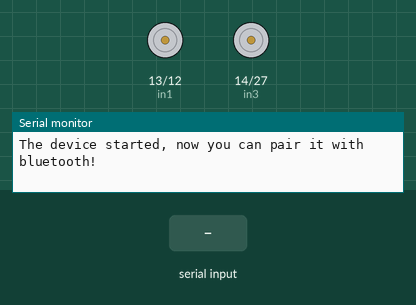
Recording of a sketch running on a simulated ESP32. Shown: motor-driver pin pairs drawn as motors (green arrow = first pin HIGH = forward, orange = second pin HIGH = backward, longer = more drive, scaled by the enable pin), the last lines printed to the serial monitor. Inputs (shaded band) come from the test bench. Nothing arrives over Bluetooth unless stated.

Above: at 1.2 s.
1.3 s: "a" received over the second serial link
At 2.3 s:
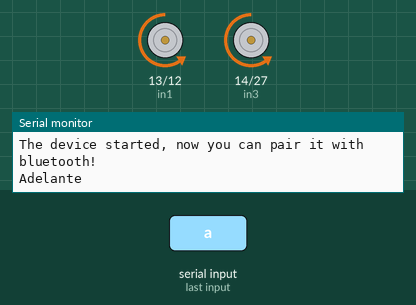
2.8 s: "b" received over the second serial link
At 3.2 s:
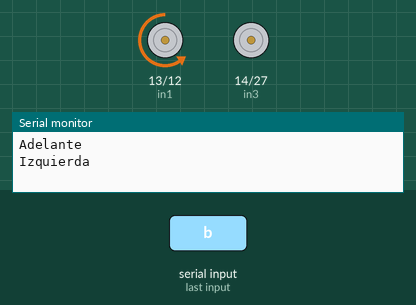
4.3 s: "c" received over the second serial link
At 5.4 s:
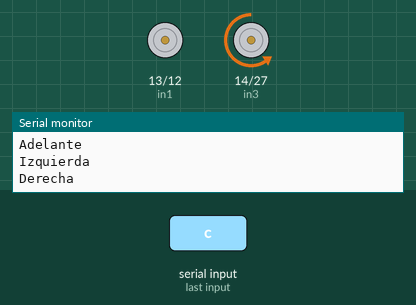
5.8 s: "d" received over the second serial link
At 6.5 s:
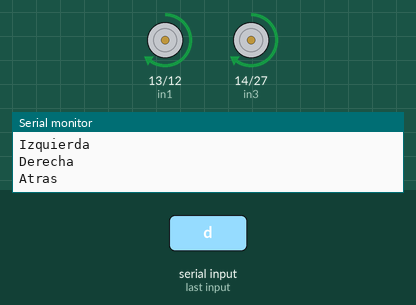
Timing chart, 0 to 8.3 s (numbered marks = the images above; inputs shaded):
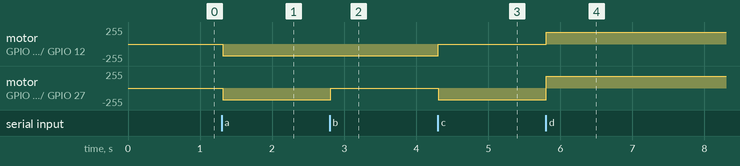

The sketch:

CodeRemoteControl.ino
```cpp
/*
 *NOMBRE DEL CODIGO: Control robot limpiador PIF
 *Diseñadoras: Isabela Ceballos Franco 1001539096
 *             Daniela Jurado Blandón 1001469387
 *Fecha de inicio: 21/05/2021
 *Fecha de finalizacion:
 *Descripcion: Control remoto mediante una app diseñada en Android Studio para manejar un prototipo robotico que recolecte basura
 */
#include "BluetoothSerial.h"//libreria Bluetooth
#if !defined(CONFIG_BT_ENABLED) || !defined(CONFIG_BLUEDROID_ENABLED)
#error Bluetooth is not enabled! Please run `make menuconfig` to and enable it
#endif

#define ECHO 35//pin del Echo ultrasonido
#define TRIGGER 32//pin del Trigger ultrasonido

BluetoothSerial SerialBT;//Canal de transmisión de datos
#include <analogWrite.h>//libreria para el analogWrite

int enA = 25; // PWM Motor A
int in1 = 13;  // Control Rotacion Motor A
int in2 = 12;  // Control Rotacion Motor A

int enB = 26; // PWM Motor B
int in3 = 14; // Control Rotacion Motor B
int in4 = 27;  // Control Rotacion Motor

int motor_speed = 175; //velocidad alta motores

String message = ""; //Guarda la letra presionada
char inComigChar; //Guarda el caracter enviado via Bluetooth
int contador = 0; //Contador para controlar el tiempo de cada coordenada
String coordenada; //Guarda el recorrido final del robot
unsigned long tiempoPres = 0; //Maneja el tiempo

void setup()  {
  Serial.begin(115200); //Inicializa el serial para la comunicación
  SerialBT.begin("ESP32test"); //Nombre del dispositivo Bluetooth
  Serial.println("The device started, now you can pair it with bluetooth!");
  unsigned long tiempoTrans = millis(); //Asignar el tiempo transcurrido desde la inicialización del ESP32

  /**********************************Se asignan los pines de entrada y salida*************************************************/
  pinMode(ECHO, INPUT);
  pinMode(TRIGGER, OUTPUT);
  digitalWrite(TRIGGER, LOW);//Inicializamos el Trigger con 0

  pinMode(enA, OUTPUT);
  pinMode(in1, OUTPUT);
  pinMode(in2, OUTPUT);

  pinMode(enB, OUTPUT);
  pinMode(in3, OUTPUT);
  pinMode(in4, OUTPUT);

/**********Velocidad de los motores**********/
  analogWrite(enA, motor_speed);
  analogWrite(enB, motor_speed);
}

void loop(){
  if (Serial.available()) {
    SerialBT.write(Serial.read());
  }
  if (SerialBT.available()) { //Validación del funcionamiento del socket
    tiempoPres = millis()- tiempoPres;
    char inComingChar = SerialBT.read(); //Lectura del caracter entrante
    if(inComingChar != '.'){
        message += String(inComingChar); //Concatenación de la letra enviada
    }
    else{
      limpiarLugar(); //Función para limpiar automaticamente
    }
    if(contador > 0){
        coordenada += String(tiempoPres/1000); //Se concatena el tiempo de duración del movimiento ejecutado
        tiempoPres = millis();
    }
    /********Condicionales de los movimientos del robot********/
    if(message=="a"){
        Serial.println("Adelante");
        adelante();
    }
    if(message=="b"){
      Serial.println("Izquierda");
      izquierda();
    }
    if(message=="c"){
      Serial.println("Derecha");
      derecha();
    }
    if(message=="d"){
      Serial.println("Atras");
      atras();
    }
    if(message=="e"){
      Serial.println("Stop");
      parar();
    }
    /******Se envia la coordenada total a la app para ser subida a la BD******/
    if(message=="f"){
      Serial.println("Se envió la coordenada final");
      Serial.println(coordenada);

      uint8_t myBuffer[coordenada.length()];
      // Copy at most 32 bytes, but no more than there actually is, into the buffer
      memcpy(myBuffer, coordenada.c_str(),coordenada.length());
      SerialBT.write(myBuffer,sizeof(myBuffer));
      coordenada = ""; //Reiniciar la variable
    }
    coordenada += message;
    contador++;
    message=""; //Reiniciar la variable
  }
  delay(20);
}
void adelante(){
  digitalWrite(in1, LOW); //DERECHA
  digitalWrite(in2, HIGH);

  digitalWrite(in3, LOW);
  digitalWrite(in4, HIGH);  //IZQUIERDA
}
void atras(){
  digitalWrite(in1, HIGH); //DERECHA
  digitalWrite(in2, LOW);

  digitalWrite(in3, HIGH); //IZQUIERDA
  digitalWrite(in4, LOW);
}
void parar(){
  digitalWrite(in1, LOW); //DERECHA
  digitalWrite(in2, LOW);

  digitalWrite(in3, LOW); //IZQUIERDA
  digitalWrite(in4, LOW);
}
void derecha(){
  digitalWrite(in1, LOW); //DERECHA
  digitalWrite(in2, LOW);

  digitalWrite(in3, LOW); //IZQUIERDA
  digitalWrite(in4, HIGH);
}
void izquierda(){
  digitalWrite(in1, LOW); //DERECHA
  digitalWrite(in2, HIGH);

  digitalWrite(in3, LOW); //IZQUIERDA
  digitalWrite(in4, LOW);
}
void limpiarLugar(){
  int tiempoLimpieza = 0; //Duración de la limpieza automatica

  while(tiempoLimpieza < 20){
      long t; //timepo que demora en llegar el eco
      long d; //distancia en centimetros

      digitalWrite(TRIGGER, HIGH);
      delayMicroseconds(10);          //Enviamos un pulso de 10us
      digitalWrite(TRIGGER, LOW);

      t = pulseIn(ECHO, HIGH); //obtenemos el ancho del pulso
      d = t/59;             //escalamos el tiempo a una distancia en cm

      Serial.print("Distancia: ");
      Serial.print(d);      //Enviamos serialmente el valor de la distancia
      Serial.print("cm");
      Serial.println();
      delay(100);          //Hacemos una pausa de 100ms

      adelante();

      if(d >= 15 && d < 50){
        Serial.println("obstaculo");
        parar();
        delay(2000);
        atras();
        delay(1000);
        derecha();
        delay(600);
        tiempoLimpieza++;
      }
  }
}
```

Measured:
- after the input at 1.3 s, motor on GPIO 13 (in1) / GPIO 12 (in2), motor on GPIO 14 (in3) / GPIO 27 (in4): stopped → backward 175/255 at once
- after the input at 2.8 s, motor on GPIO 14 (in3) / GPIO 27 (in4): backward 175/255 → stopped at once
- after the input at 4.3 s, motor on GPIO 13 (in1) / GPIO 12 (in2): backward 175/255 → stopped at once; motor on GPIO 14 (in3) / GPIO 27 (in4): stopped → backward 175/255 at once
- after the input at 5.8 s, motor on GPIO 13 (in1) / GPIO 12 (in2): stopped → forward 175/255 at once; motor on GPIO 14 (in3) / GPIO 27 (in4): backward 175/255 → forward 175/255 at once
